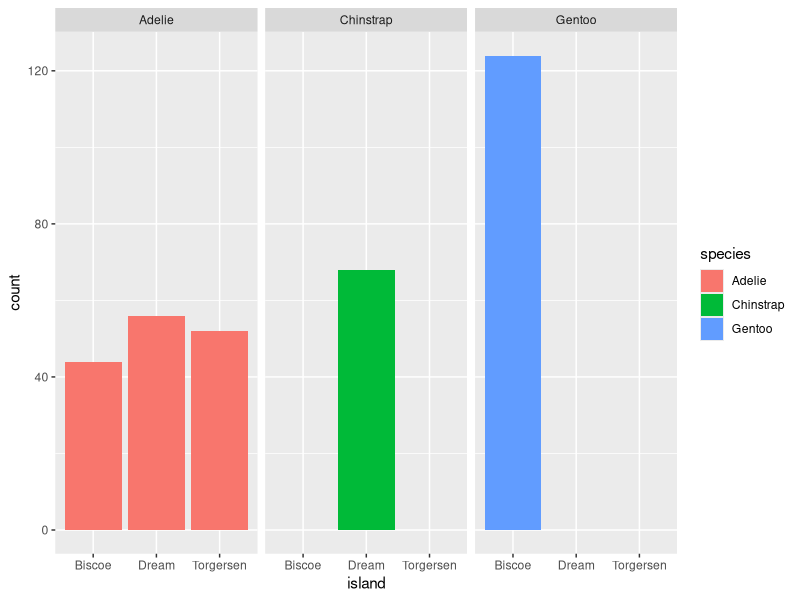
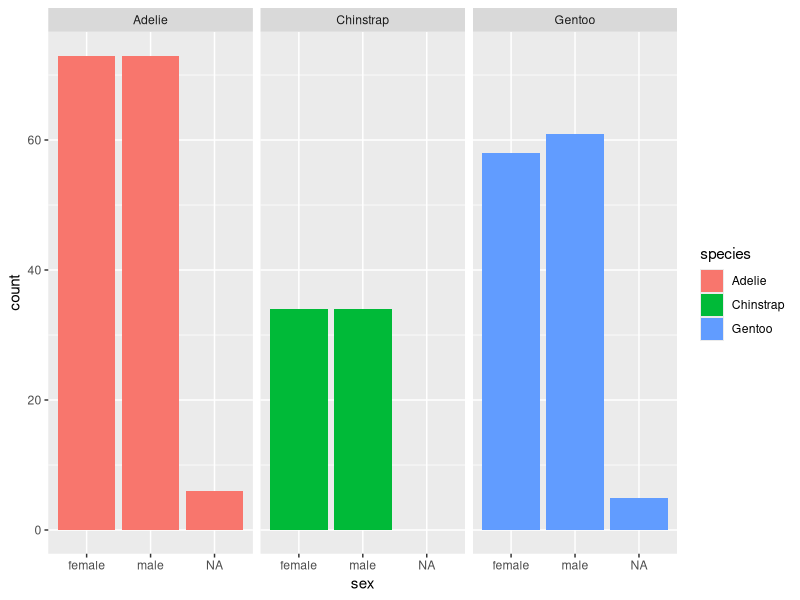
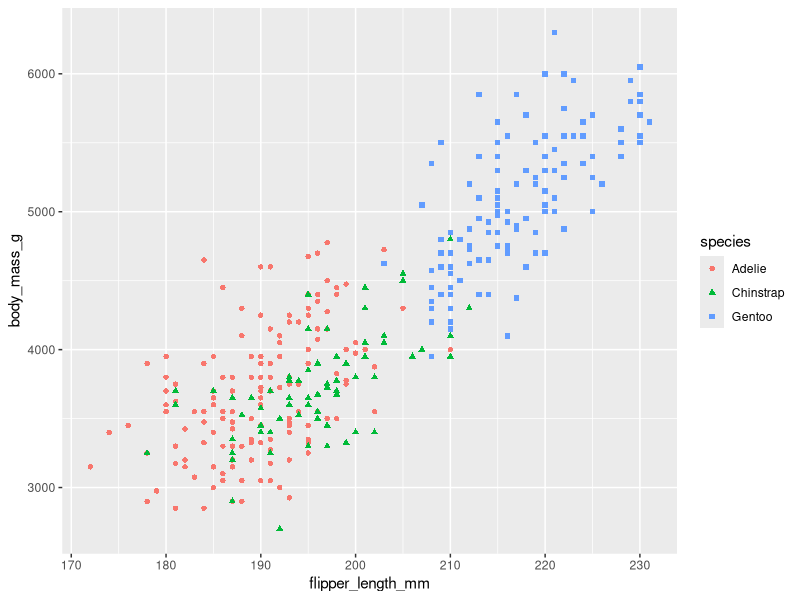
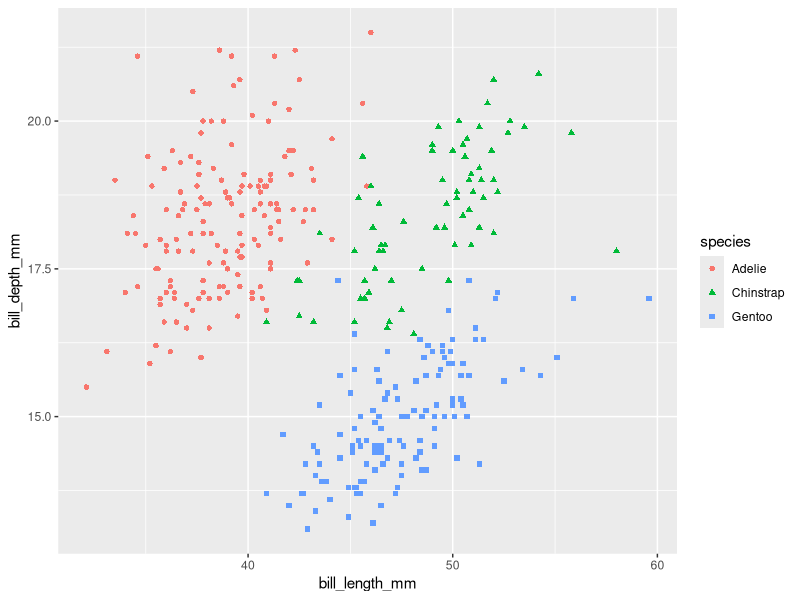
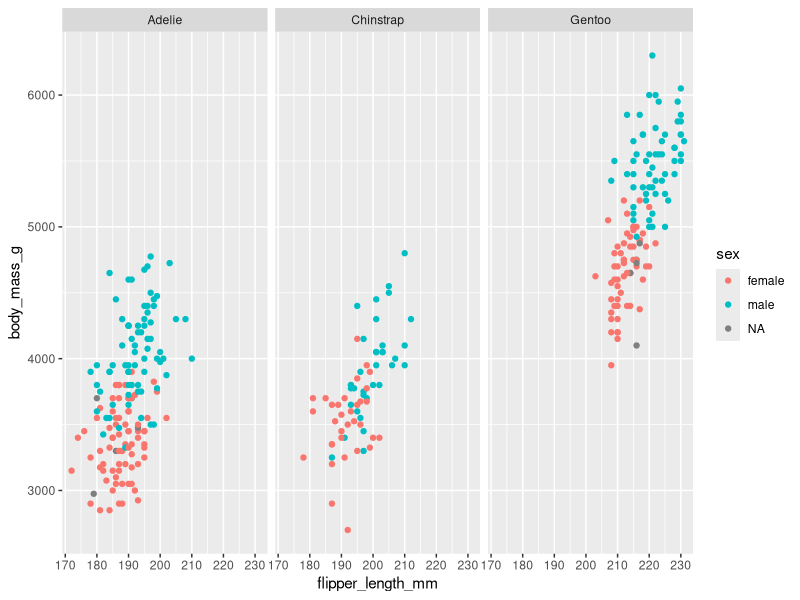

The R script that drew these images, in order:
## ---- chunk 1

library(tidyverse)
library(ggplot2)
library(palmerpenguins)
## ---- chunk 2
view(penguins)
## ---- chunk 3
library(skimr)
skim(penguins)
## ---- chunk 4
colSums(is.na(penguins))
## ---- chunk 5
  penguins%>%
  group_by(species)%>%
  drop_na()%>%
  summarise(max_bill_length_mm=max(bill_length_mm),
            min_bill_length_mm=min(bill_length_mm),
            mean_bill_length_mm=mean(bill_length_mm))
## ---- chunk 6
  penguins%>%
  group_by(species)%>%
  drop_na()%>%
  summarise(max_bill_depth_mm=max(bill_depth_mm),
            min_bill_depth_mm=min(bill_depth_mm),
            mean_bill_depth_mm=mean(bill_depth_mm))
## ---- chunk 7
  penguins%>%
  group_by(species)%>%
  drop_na()%>%
  summarise(max_flipper_length_mm=max(flipper_length_mm),
            min_flipper_length_mm=min(flipper_length_mm),
            mean_flipper_length_mm=mean(flipper_length_mm))
## ---- chunk 8
penguins%>%
  group_by(species)%>%
  drop_na()%>%
  summarise(max_body_mass_g=max(body_mass_g),
            min_body_mass_g=min(body_mass_g),
            mean_body_mass_g=mean(body_mass_g))
## ---- chunk 9
  ggplot(data = penguins)+
  geom_bar(mapping = aes(x=island,fill=species))+
  facet_wrap(~species)
## ---- chunk 10
ggplot(data = penguins)+
  geom_bar(mapping = aes(x=sex,fill=species))+
  facet_wrap(~species)
## ---- chunk 11
ggplot(data = penguins)+
  geom_point(mapping = aes(x=flipper_length_mm,y=body_mass_g,color=species,shape=species))
## ---- chunk 12
ggplot(data = penguins)+
  geom_point(mapping = aes(x=bill_length_mm,y=bill_depth_mm,color=species,shape=species))


## ---- chunk 13
ggplot(data = penguins)+
  geom_point(mapping = aes(x=flipper_length_mm,y=body_mass_g,color=sex))+
  facet_wrap(~sex)+
  facet_wrap(~species)
